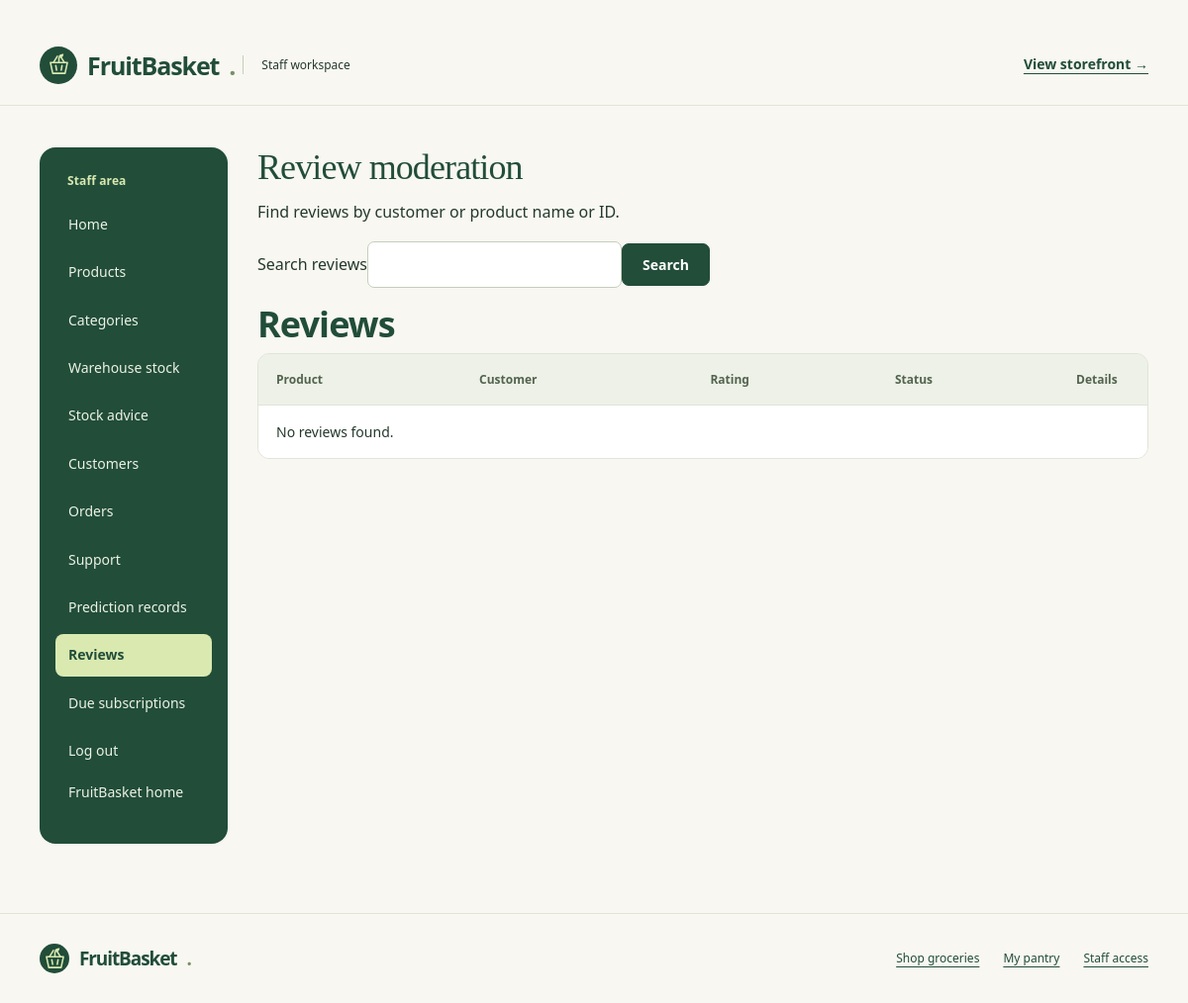
Page /adminpanel/reviews/ (signed in) on the earlier database version.
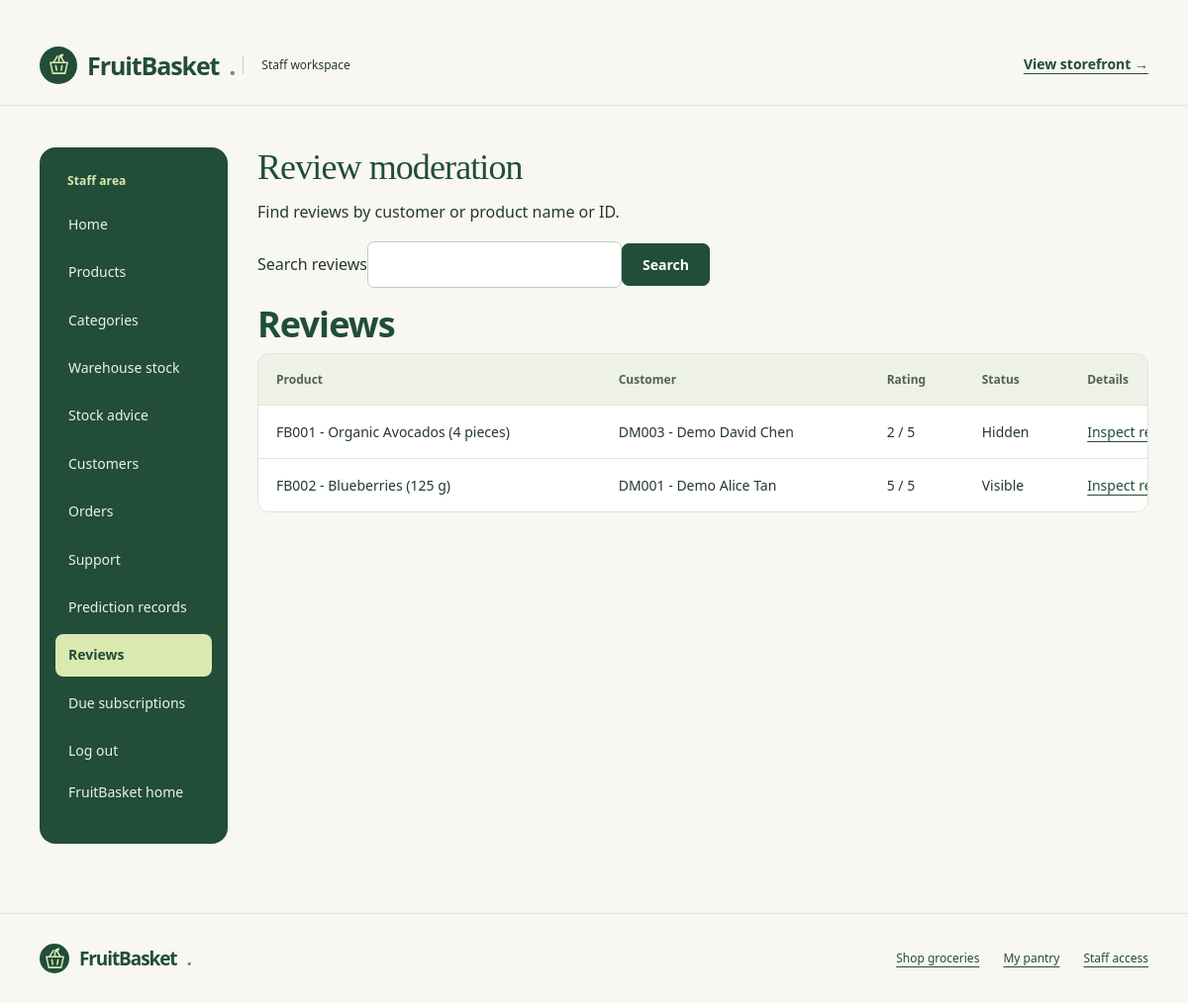
Same page on the later database version.
### adminpanel/models.py (models this page shows, shortened)
class Review(models.Model):
    Rrating = models.IntegerField()
    Rtext = models.TextField(blank=True)
    Rvisible = models.BooleanField(default=True)
    Rdate = models.DateField()
    Rcustomer = models.ForeignKey(Customer, on_delete=models.RESTRICT, related_name='customer_reviews')
    Rproduct = models.ForeignKey(Product, on_delete=models.RESTRICT, related_name='product_reviews')
    Ritem = models.ForeignKey(Item, on_delete=models.RESTRICT, related_name='item_reviews')
    class Meta:
        constraints = [
            models.UniqueConstraint(fields=['Rcustomer', 'Rproduct'], name='one_review_per_customer_product'),
            models.CheckConstraint(
                condition=models.Q(Rrating__gte=1, Rrating__lte=5),
                name='Rrating_between_one_and_five'
            )
        ]

class Product(models.Model):
    Pid = models.CharField(max_length=5, primary_key=True)
    Pname = models.CharField(max_length=200)
    Pcategory = models.ForeignKey(Category, on_delete=models.PROTECT, db_column="Pcategory", related_name="products", verbose_name="Category")
    Psize = models.CharField(max_length=30)
    Pprice = models.FloatField()
    Plowstock = models.IntegerField(validators=[MinValueValidator(0)])
    Ptargetstock = models.PositiveIntegerField(null=True, blank=True, verbose_name='Target stock level')
    Pbulkquantity = models.PositiveIntegerField(null=True, blank=True, validators=[MinValueValidator(2)], verbose_name='Bulk quantity threshold')
    Pbulkprice = models.FloatField(null=True, blank=True, verbose_name='Bulk unit price')
    Pactive = models.BooleanField(default=True)
    Pimage = models.ImageField(upload_to='products/', blank=True, null=True)
    Pexpirydays = models.PositiveIntegerField(default=0)
    class Meta:
        constraints = [
            models.CheckConstraint(
                check=models.Q(Pprice__gt=0),
                name='Pprice_greater_than_zero'
            ),
            models.CheckConstraint(
                check=models.Q(Plowstock__gte=0),
                name='Plowstock_not_negative'
            ),
            models.CheckConstraint(condition=models.Q(Ptargetstock__isnull=True) | models.Q(Ptargetstock__gte=models.F('Plowstock')), name='product_target_at_least_low'),
            models.CheckConstraint(condition=(models.Q(Pbulkquantity__isnull=True, Pbulkprice__isnull=True) | models.Q(Pbulkquantity__isnull=False, Pbulkprice__isnull=False, Pbulkquantity__gte=2, Pbulkprice__gt=0, Pbulkprice__lte=models.F('Pprice'))), name='product_bulk_settings_valid')
        ]
    def __str__(self):
        return f'{self.Pid} - {self.Pname} ({self.Psize})'

class Customer(models.Model):
    Cid = models.CharField(max_length=5, primary_key=True)
    Cname = models.CharField(max_length=255)
    Caddress = models.CharField(max_length=255)
    Chouseholdsize = models.IntegerField()
    Cmealsperweek = models.IntegerField()
    Cuser = models.OneToOneField(User, on_delete=models.CASCADE, related_name='customer')
    class Meta:
        constraints = [
            models.CheckConstraint(
                check=models.Q(Chouseholdsize__gte=1),
                name='Chouseholdsize_at_least_one'
            ),
            models.CheckConstraint(
                check=models.Q(Cmealsperweek__gte=0),
                name='Cmealsperweek_not_negative'
            )
        ]
    def __str__(self):
        return f'{self.Cid} - {self.Cname}'

### adminpanel/review_moderation.py (the view)
# urls.py: path('reviews/', review_moderation.review_list, name='review_list'),
@require_GET
def review_list(request):
    if not staff_access(request):
        return redirect('adminpanel_login')
    return page(request)

### adminpanel/review_moderation.py (called while the page is built)
def staff_access(request):
    return request.user.is_authenticated and request.user.is_active and request.user.is_staff

def page(request, selected=None, form=None):
    query = request.GET.get('q', '').strip()
    reviews = Review.objects.select_related('Rcustomer', 'Rproduct').order_by('-Rdate', '-pk')
    if query:
        reviews = reviews.filter(Q(Rproduct__Pname__icontains=query) | Q(Rproduct__Pid__icontains=query) | Q(Rcustomer__Cname__icontains=query) | Q(Rcustomer__Cid__icontains=query))
    if selected is not None and form is None:
        form = ModerationForm(initial={'action': 'hide' if selected.Rvisible else 'restore'})
    return render(request, 'adminpanel/review_moderation.html', {'reviews':reviews, 'review':selected, 'form':form, 'query':query})

### adminpanel/templates/adminpanel/review_moderation.html (shortened to what this page needs)
﻿{% extends 'adminpanel/adminpanel_base.html' %}
{% block content %}
<h1 class="fb-staff-page-title">Review moderation</h1>
<p>Find reviews by customer or product name or ID.</p>
<form method="get" action="{% url 'review_list' %}" class="fb-form"><label for="review-search">Search reviews</label><input id="review-search" name="q" value="{{ query }}"><button type="submit">Search</button></form>
<section class="fb-staff-section"><h2>Reviews</h2><div class="fb-table-wrap fb-records-table" role="region" aria-label="Reviews" tabindex="0"><p class="fb-table-hint">Scroll to see all columns.</p><table><thead><tr><th>Product</th><th>Customer</th><th>Rating</th><th>Status</th><th>Details</th></tr></thead><tbody>
{% for r in reviews %}<tr><td>{{ r.Rproduct }}</td><td>{{ r.Rcustomer }}</td><td>{{ r.Rrating }} / 5</td><td>{% if r.Rvisible %}Visible{% else %}Hidden{% endif %}</td><td><a href="{% url 'review_detail' r.pk %}">Inspect review {{ r.pk }}</a></td></tr>{% empty %}<tr><td colspan="5">No reviews found.</td></tr>{% endfor %}
</tbody></table></div></section>
{% endblock %}

Differences in the rows shown:
added Review: Rproduct "FB001 - Organic Avocados (4 pieces)", Rcustomer "DM003 - Demo David Chen", Rrating "2", Rvisible "Hidden"
added Review: Rproduct "FB002 - Blueberries (125 g)", Rcustomer "DM001 - Demo Alice Tan", Rrating "5", Rvisible "Visible"
Other differences:
text no longer shown: "No reviews found."
